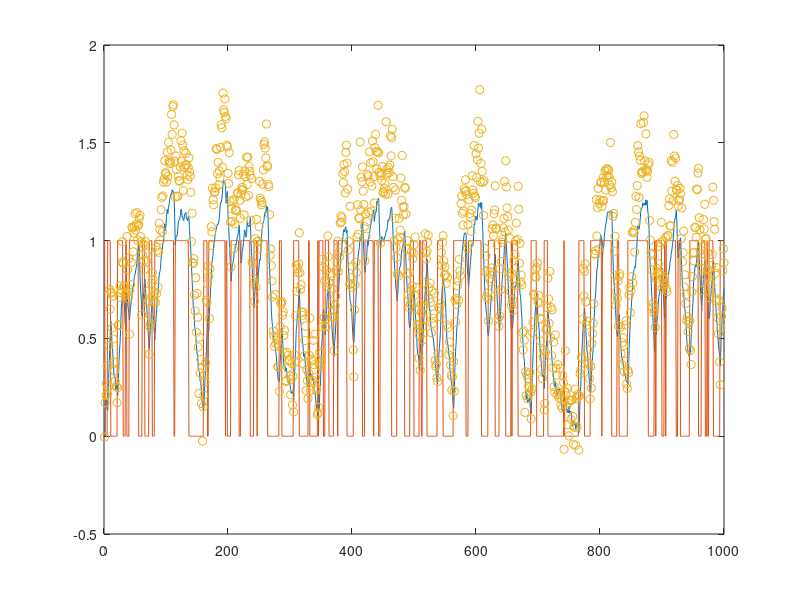

Reproduce this figure in MATLAB. (Note: this script raises an error after producing the figure.)
% RC circuit

rng(15)

Ts = 0.1;
no_obs = 1000;
R = 0.1^2;
Q = 0.02^2;

Cq = 0.8;
Rq = 1.6;

A = -1/Rq/Cq;
B = 1;
D = 0;
C = 1/Cq;

H = expm([A, B;zeros(size(B)).', zeros(size(B,2))]*Ts);
Ad = H(1,1);
Bd = H(1,2);

q = NaN(1,no_obs+1);
y = NaN(1,no_obs);
u = NaN(1,no_obs+1);
q(1) = 0;
u(1) = 1;



for t=1:no_obs
%     u(t+1) = (2*(rand < 0.9)-1) * u(t);
    if rand > 0.9 
        u(t+1) = ~u(t);
    else
        u(t+1) = u(t);
    end

    
    q(t+1) = Ad*q(t) + Bd*u(t) + sqrt(Q)*randn;
    y(t) = C*q(t) + D*u(t)+sqrt(R)*randn;
    
end

q(:,end) = [];
u(end) = [];


%%
figure(1)
clf
plot(q)
hold on
plot(u)
plot(y,'o')
hold off

% Estimate the model using all the estimation data
noEstimationData = floor(0.67 * noObservations);
noValidationData = noObservations - noEstimationData;
y_estimation = y(1:noEstimationData);
y_validation = y(noEstimationData:end);
u_estimation = u(1:noEstimationData);
u_validation = u(noEstimationData:end);

save('../data/rc_circuit.mat','y_estimation', 'u_estimation', 'y_validation',...
    'u_validation','Rq','Cq','c_true',...
    'R','n_states','Q','Ts')














